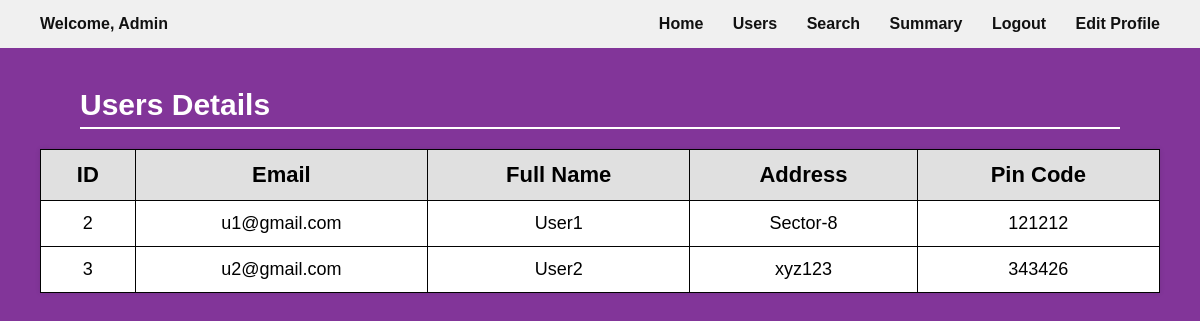
Screenshot of /user_details with the database file from the repository.
### models.py (models this page shows)
class User(db.Model):
    __tablename__ = 'users'
    id = db.Column(db.Integer, primary_key=True, autoincrement=True)
    email = db.Column(db.String(100), unique=True, nullable=False)
    password = db.Column(db.String(255), nullable=False)
    full_name = db.Column(db.String(100), nullable=False)
    address = db.Column(db.String(100), nullable=False)
    pin_code = db.Column(db.String(10), nullable=False)
    role = db.Column(db.SmallInteger, nullable=False, default=0)  # 0 = user, 1 = admin

### app.py (the view)
@app.route('/user_details')
def user_details():
    admin = User.query.filter_by(role=1).first()
    users = User.query.filter(User.role != 1).all()
    return render_template('user_details.html', users=users, admin=admin)

### templates/user_details.html (shortened to what this page needs)
<!DOCTYPE html>
<html lang="en">
<head>
    <link rel="stylesheet" href="{{ url_for('static', filename='style.css') }}">
</head>
<header>
  {% include 'admin_navbar.html' %}
</header>
<body>
    <div class="section-title">
        <h2 class="heading">Users Details</h2>
            <table border="1" cellpadding="10" cellspacing="0" >
                <tr>
                    <th>ID</th>
                    <th>Email</th>
                    <th>Full Name</th>
                    <th>Address</th>
                    <th>Pin Code</th>
                </tr>
                {% for user in users %}
                <tr>
                    <td>{{ user.id }}</td>
                    <td> {{ user.email }} </td>
                    <td> {{ user.full_name }} </td>
                    <td> {{ user.address }} </td>
                    <td> {{ user.pin_code }} </td>
                </tr>
                {% endfor %}
            </table>
    </div>
</body>
</html>

### static/style.css (style rules this page uses)
body { margin: 0; font-family: Arial, sans-serif; background-color: #823599; color: white; justify-content: center; }
.section-title { margin: 40px; font-size: 22px; font-weight: bold; color: white; }
.heading { color: white; font-size: 30px; font-weight: bold; margin: 30px 40px 20px; border-bottom: 2px solid white; padding-bottom: 5px; }
h2 { color: white; font-size: 30px; font-weight: bold; margin: 30px 70px 20px; padding-bottom: 5px; font-family: 'Lucida Sans', 'Lucida Sans Regular', 'Lucida Grande', 'Lucida Sans Unicode', Geneva, Verdana, sans-serif; }
table { width: 100%; border-collapse: collapse; font-family: Arial, sans-serif; background-color: white; box-shadow: 0 0 5px rgba(0, 0, 0, 0.1); color: black; }
td { font-size: large; font-weight: 500; padding: 12px; border: 1px solid #020202; text-align: center; }
th { background-color: #e0e0e0; padding: 12px; border: 1px solid #020202; text-align: center; }

### rows the page displays
User: id "2", email "u1@gmail.com", full_name "User1", address "Sector-8", pin_code "121212"
User: id "3", email "u2@gmail.com", full_name "User2", address "xyz123", pin_code "343426"
